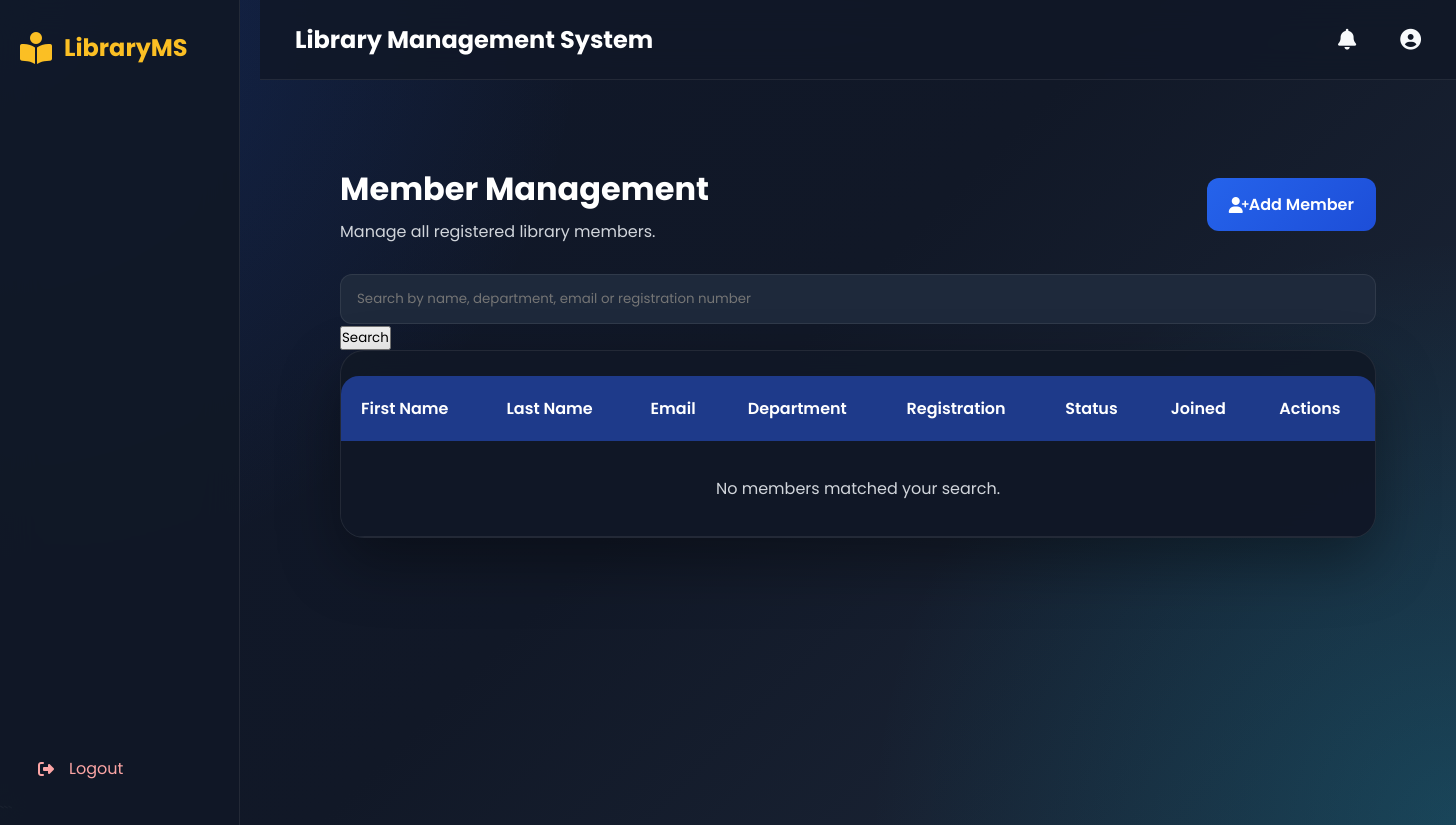
/members/, run on an earlier commit of the app's database.
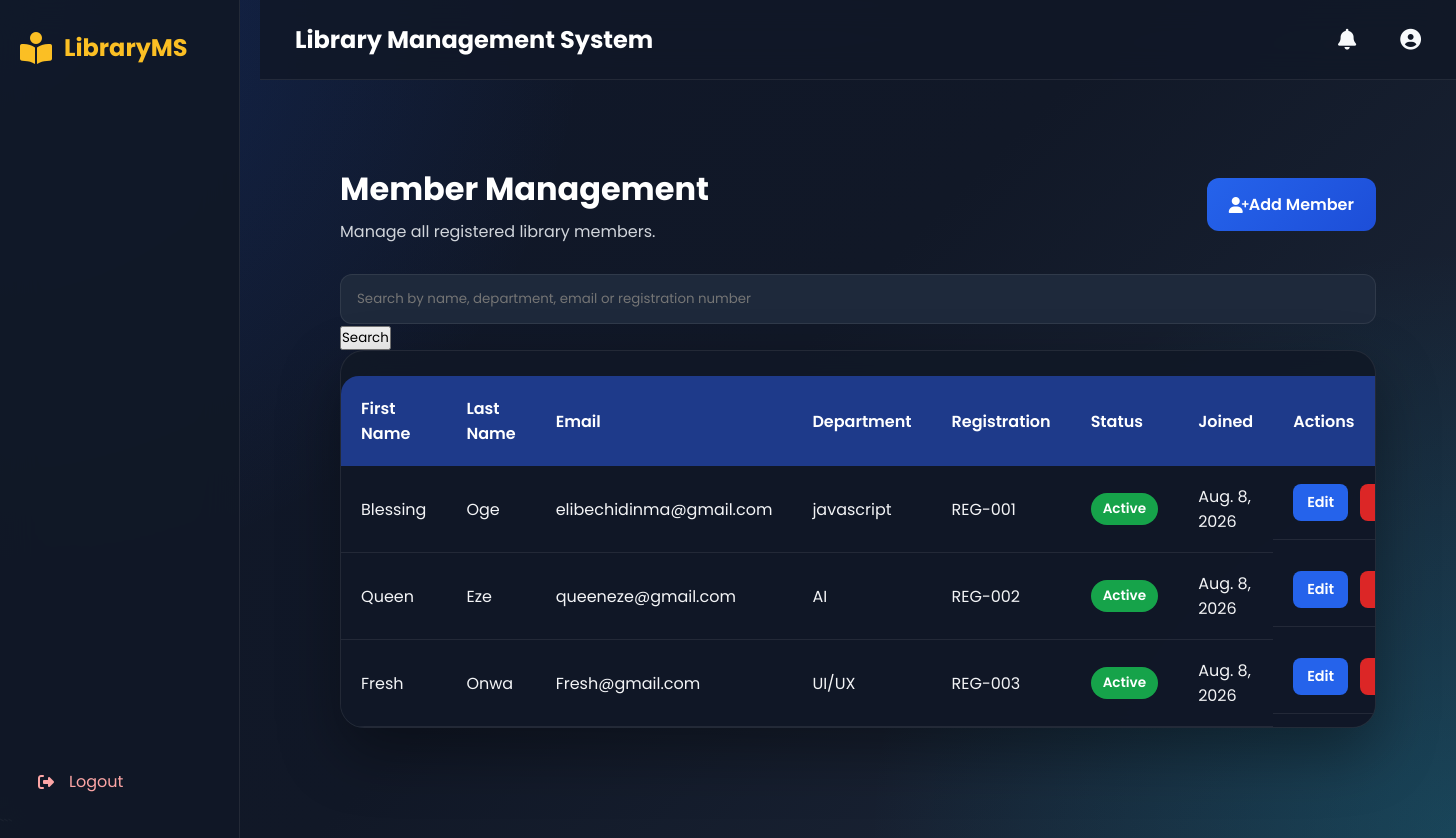
And on a later commit of the database.
### members/models.py (models this page shows, shortened)
class Member(models.Model):
    STATUS_CHOICES = [
        ("Active", "Active"),
        ("Inactive", "Inactive"),
    ]
    first_name = models.CharField(max_length=100, default="")
    last_name = models.CharField(max_length=100, default="")
    email = models.EmailField(unique=True)
    phone_number = models.CharField(max_length=20)
    department = models.CharField(max_length=100)
    registration_number = models.CharField(max_length=50, unique=True)
    date_joined = models.DateField(default=date.today)
    status = models.CharField(max_length=20, choices=STATUS_CHOICES, default="Active")

### members/views.py (the view, shortened to what this page needs)
# urls.py: path("", views.member_list, name="member_list"),
def member_list(request):
    query = request.GET.get("q", "").strip()
    members = Member.objects.all()
    return render(
        request,
        "members/member_list.html",
        {"members": members, "query": query},
    )

### templates/members/member_list.html (shortened to what this page needs)
{% extends "base.html" %}
{% load static %}
{% block extra_css %}
<link rel="stylesheet" href="{% static 'css/member/member_list.css' %}">
{% endblock %}
{% block content %}
<div class="container">
    <div class="page-header">
        <div>
            <h1>Member Management</h1>
            <p>Manage all registered library members.</p>
        </div>
        <a href="{% url 'add_member' %}" class="btn">
            <i class="fa-solid fa-user-plus"></i>
            Add Member
        </a>
    </div>
    <form method="get" class="search-bar">
        <input type="text" name="q" value="{{ query }}" placeholder="Search by name, department, email or registration number">
        <button type="submit">Search</button>
    </form>
    <div class="table-card">
        <table>
            <thead>
                <tr>
                    <th>First Name</th>
                    <th>Last Name</th>
                    <th>Email</th>
                    <th>Department</th>
                    <th>Registration</th>
                    <th>Status</th>
                    <th>Joined</th>
                    <th>Actions</th>
                </tr>
            </thead>
            <tbody>
                {% for member in members %}
                <tr>
                    <td>{{ member.first_name }}</td>
                    <td>{{ member.last_name }}</td>
                    <td>{{ member.email }}</td>
                    <td>{{ member.department }}</td>
                    <td>{{ member.registration_number }}</td>
                    <td><span class="status">{{ member.status }}</span></td>
                    <td>{{ member.date_joined }}</td>
                    <td class="actions">
                        <a href="{% url 'edit_member' member.id %}" class="edit-btn">Edit</a>
                        <a href="{% url 'delete_member' member.id %}" class="delete-btn">Delete</a>
                    </td>
                </tr>
                {% empty %}
                <tr>
                    <td colspan="8" class="empty">No members matched your search.</td>
                </tr>
                {% endfor %}
            </tbody>
        </table>
    </div>
</div>
{% endblock %}

### templates/base.html (shortened to what this page needs)
{% load static %}
<!DOCTYPE html>
<head>
    {% block css %}
    <link rel="stylesheet"
          href="https://cdnjs.cloudflare.com/ajax/libs/font-awesome/6.7.2/css/all.min.css">
    <link rel="stylesheet" href="{% static 'css/base.css' %}">
    {% endblock %}
    {% block extra_css %}
    {% endblock %}
</head>
<body>
<div class="layout">
    <aside class="sidebar">
        <div class="logo">
            <i class="fa-solid fa-book-open-reader"></i>
            <span>LibraryMS</span>
        </div>
        <div class="sidebar-footer">
            <a href="{% url 'logout' %}" class="logout-btn">
                <i class="fa-solid fa-right-from-bracket"></i>
                <span>Logout</span>
            </a>
        </div>
    </aside>
    <main class="main-content">
        <header class="topbar">
            <h2>Library Management System</h2>
            <div class="user">
                <i class="fa-solid fa-bell"></i>
                <i class="fa-solid fa-circle-user"></i>
            </div>
        </header>
        <section class="page-content">
            {% block content %}
            {% endblock %}
        </section>
    </main>
</div>
</body>
</html>

### static/css/base.css (style rules this page uses)
* { margin:0; padding:0; box-sizing:border-box; }
body { font-family:'Poppins',sans-serif; background: radial-gradient(circle at top left,#2563eb33,transparent 35%), radial-gradient(circle at bottom right,#06b6d433,transparent 35%), linear-gradient(135deg,#0f172a,#111827,#1e293b); color:var(--text); min-height:100vh; overflow-x:hidden; }
a { text-decoration:none; color:inherit; }
button,input,textarea,select { font-family:inherit; }
.layout { display:flex; min-height:100vh; }
.sidebar { width: 15rem; background:rgba(17,24,39,.92); backdrop-filter:blur(18px); border-right:1px solid var(--border); position:fixed; left:0; top:0; bottom:0; padding:30px 20px; display:flex; flex-direction:column; z-index:999; }
.sidebar-footer { margin-top:auto; padding-top:25px; }
.logout-btn { display:flex; align-items:center; gap:15px; padding:14px 18px; border-radius:14px; transition:.3s; color:#fca5a5; }
.logo { display:flex; align-items:center; gap:12px; font-size:1.5rem; font-weight:700; color:var(--gold); margin-bottom:45px; }
.logo i { font-size:2rem; }
.main-content { flex:1; margin-left:260px; display:flex; flex-direction:column; }
.topbar { height:80px; background:rgba(17,24,39,.85); backdrop-filter:blur(15px); border-bottom:1px solid var(--border); display:flex; justify-content:space-between; align-items:center; padding:0 35px; position:sticky; top:0; z-index:100; }
.topbar h2 { font-size:1.5rem; color:white; }
.user { display:flex; align-items:center; gap:22px; font-size:1.3rem; }
.user i { cursor:pointer; transition:.3s; }
.page-content { padding:35px; animation:fadeUp .5s ease; }
.btn { display:inline-flex; align-items:center; justify-content:center; padding:13px 22px; border-radius:12px; background:linear-gradient(135deg,#2563eb,#1d4ed8); color:white; font-weight:600; transition:.3s; }
table { width:100%; border-collapse:collapse; margin-top:25px; background:rgba(17,24,39,.85); overflow:hidden; border-radius:18px; }
thead { background:#1d4ed8; }
thead th { padding:18px; text-align:left; color:white; font-weight:600; }
tbody td { padding:18px; border-bottom:1px solid rgba(255,255,255,.05); color:var(--muted); }
tbody tr { transition:.3s ease; }
input, select, textarea { width:100%; padding:14px 16px; border:1px solid rgba(255,255,255,.08); border-radius:12px; background:#1e293b; color:var(--text); transition:.3s; }

### static/css/member/member_list.css (style rules this page uses)
.container { width:min(1200px,92%); margin:50px auto; }
.page-header { display:flex; justify-content:space-between; align-items:center; margin-bottom:30px; flex-wrap:wrap; gap:20px; }
.page-header h1 { color:white; font-size:2rem; font-weight:700; }
.page-header p { color:#d1d5db; margin-top:6px; }
.btn { background:linear-gradient(135deg,#2563eb,#1d4ed8); color:white; text-decoration:none; padding:14px 22px; border-radius:12px; font-weight:600; transition:.3s; }
.table-card { background:rgba(17,24,39,.92); backdrop-filter:blur(18px); border-radius:24px; overflow:hidden; border:1px solid rgba(255,255,255,.08); box-shadow:0 25px 60px rgba(0,0,0,.35); }
table { width:100%; border-collapse:collapse; }
thead { background:#1e3a8a; }
thead th { color:white; padding:20px; text-align:left; font-weight:600; }
tbody td { padding:18px 20px; color:#f3f4f6; border-bottom:1px solid rgba(255,255,255,.08); }
tbody tr { transition:.3s; }
.status { display:inline-block; padding:6px 12px; border-radius:999px; background:#16a34a; color:white; font-size:.85rem; font-weight:600; }
.actions { display:flex; gap:12px; }
.edit-btn, .delete-btn { text-decoration:none; padding:8px 14px; border-radius:8px; font-size:.9rem; font-weight:600; transition:.3s; }
.edit-btn { background:#2563eb; color:white; }
.delete-btn { background:#dc2626; color:white; }

What changed in the data, as far as the page shows it:
added Member: first_name "Blessing", last_name "Oge", email "elibechidinma@gmail.com", department "javascript", registration_number "REG-001", status "Active", date_joined "Aug. 8, 2026"
added Member: first_name "Queen", last_name "Eze", email "queeneze@gmail.com", department "AI", registration_number "REG-002", status "Active", date_joined "Aug. 8, 2026"
added Member: first_name "Fresh", last_name "Onwa", email "Fresh@gmail.com", department "UI/UX", registration_number "REG-003", status "Active", date_joined "Aug. 8, 2026"
Also different on the page:
text no longer shown: "No members matched your search."
